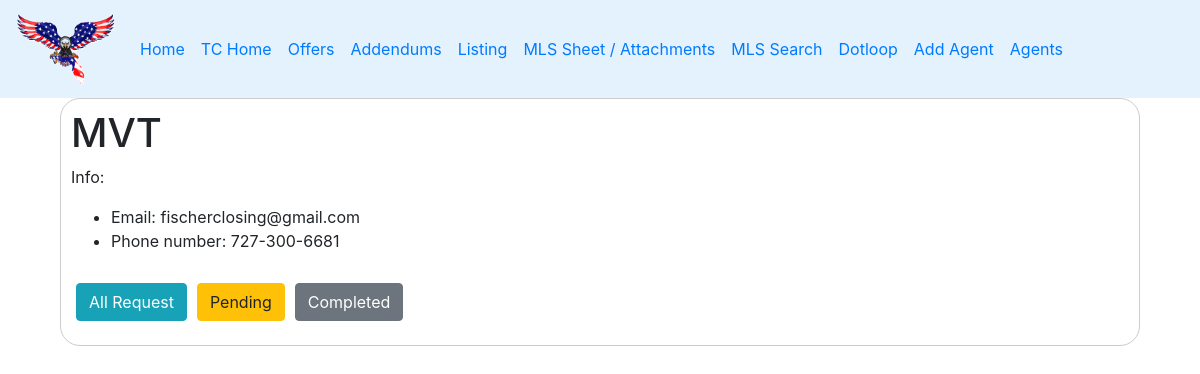
/Team/agents/1/ (signed in), run on the app's committed database.
### TeamMembers/models.py (models this page shows, shortened)
class TeamMembers(models.Model):
	name = models.CharField(max_length=100, verbose_name="Agent's Name")
	phone = models.CharField(max_length=100, verbose_name="Phone Number")
	email = models.CharField(max_length=100, verbose_name="Email")
	offer = models.IntegerField(default=0)
	addendum = models.IntegerField(default=0)
	listing = models.IntegerField(default = 0)
	mls_attachments = models.IntegerField(default = 0)
	mls_search = models.IntegerField(default = 0)
	dotloop = models.IntegerField(default = 0)

### TeamMembers/views.py (the view)
# urls.py: path('agents/<int:agent_id>/', views.AgentInfo, name = "agent info"),
@login_required
def AgentInfo(request, agent_id):
	agent = get_object_or_404(TeamMembers, pk = agent_id)
	return render(request, 'agentinfo.html',{'encabezado':agent.name, 'agent':agent})

### TeamMembers/templates/agentinfo.html
{% extends 'base.html' %}
{% load static %}
{% block content %}
<div class="container">
	<article class="card">
		<div class="content">
			<h1>{{agent.name}}</h1>
			<p>Info:</p>
			<ul class="chips">
			<li class="chip">Email: {{agent.email}}</li>
			<li class="chip">Phone number: {{agent.phone}}</li>
			</ul>
			<div class="action-buttons" style="display: inline-flex;padding: 5px;">
				<h1><a href="{% url 'requested by agent' agent.id %}" class="btn btn-info" role="button" title="Requested" style="flex: 1; margin-right: 10px;">All Request</a></h1>
				<h1><a href="{% url 'pending requests' agent.id %}" class="btn btn-warning" role="button" title="Pending" style="flex: 1; margin-right: 10px;">Pending</a></h1>
				<h1><a href="{% url 'completed requests' agent.id %}" class="btn btn-secondary" role="button" title="Completed" style="flex: 1; margin-right: 10px;">Completed</a></h1>
			</div>
		</div>
	</article>
</div>
{% endblock %}

### static/css/estilos.css (style rules this page uses)
body { background-image:url('https://yt3.googleusercontent.com/WSwBQpgZ-93Mobr4KeA1Y9v4qjpHbxNfNuQ6kH4bukLgl4p-4IgpVFDB-Hf0eQV7XykQORkg=s900-c-k-c0x00ffffff-no-rj') ; background-size: cover; background-position: 20% 20%; }
.signup-container, .card, .card-body, .form, .form-group, .details, table { border: 1px solid #ccc; border-radius: 20px; padding: 10px; justify-content: center; }

### data on the page
TeamMembers: name "MVT", email "fischerclosing@gmail.com", phone "727-300-6681"
